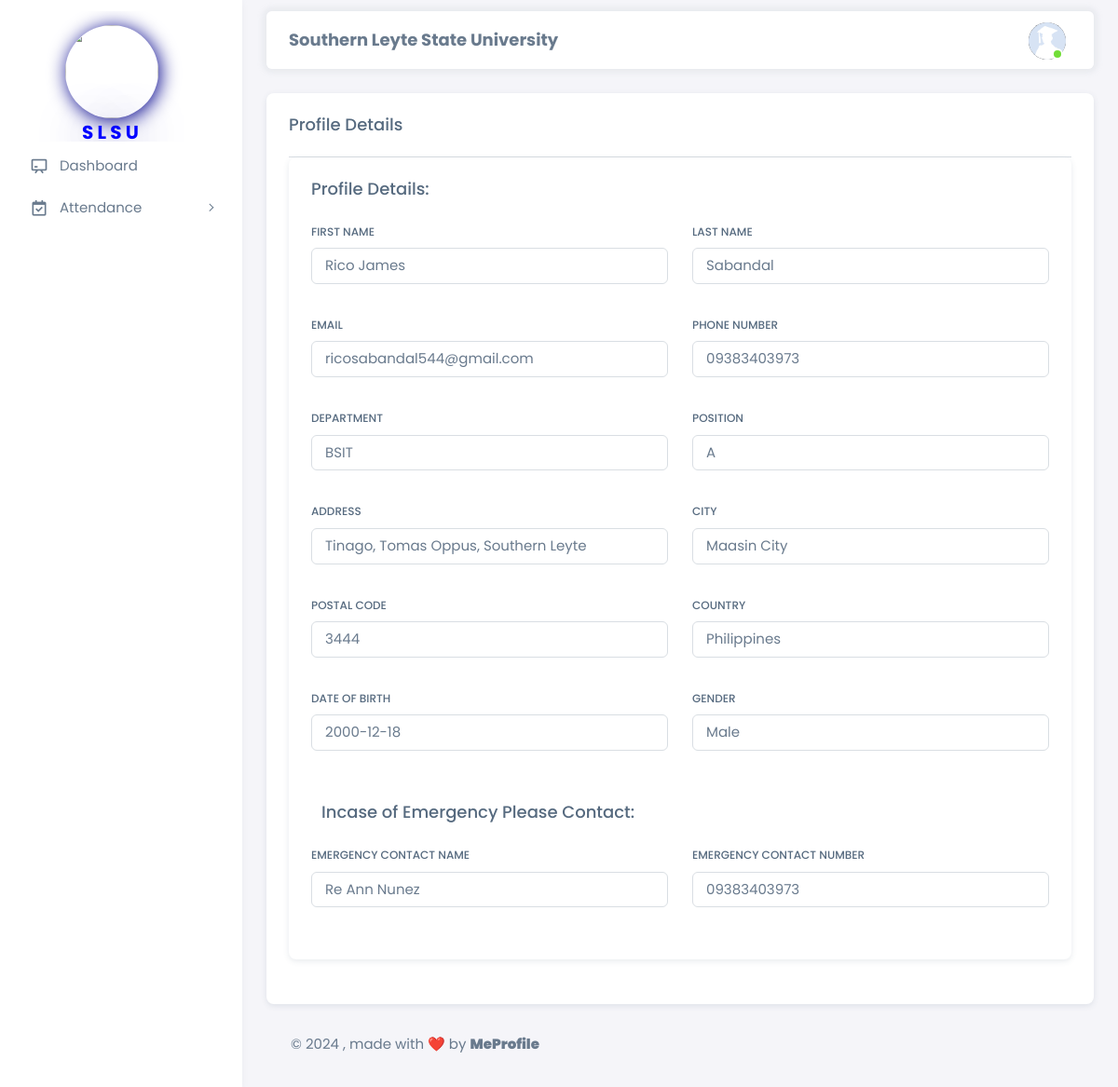
The app's page /html/student/student.php (signed in) with its own data.
### tables this page shows
CREATE TABLE `student_registration` (
  `student_id` int NOT NULL,
  `first_name` varchar(50) NOT NULL,
  `last_name` varchar(50) NOT NULL,
  `email` varchar(100) NOT NULL,
  `password` varchar(255) NOT NULL,
  `phone_number` varchar(15) DEFAULT NULL,
  `department` varchar(100) DEFAULT NULL,
  `year_level` int DEFAULT NULL,
  `section` varchar(50) DEFAULT NULL,
  `enrollment_date` timestamp NULL DEFAULT CURRENT_TIMESTAMP,
  `address` varchar(255) DEFAULT NULL,
  `city` varchar(100) DEFAULT NULL,
  `postal_code` varchar(20) DEFAULT NULL,
  `country` varchar(50) DEFAULT NULL,
  `date_of_birth` date DEFAULT NULL,
  `gender` varchar(10) DEFAULT NULL,
  `emergency_contact_name` varchar(100) DEFAULT NULL,
  `emergency_contact_number` varchar(15) DEFAULT NULL,
  `created_at` timestamp NULL DEFAULT CURRENT_TIMESTAMP,
  `updated_at` timestamp NULL DEFAULT CURRENT_TIMESTAMP ON UPDATE CURRENT_TIMESTAMP,
  `is_assigned` tinyint(1) NOT NULL DEFAULT '0'
);

### html/student/student.php (the view, shortened to what this page needs)
<?php
require '../config.php';
$student_id = $_SESSION['student_id'];
$sql = "SELECT * FROM student_registration WHERE student_id = ?";
$stmt = $conn->prepare($sql);
if ($stmt) {
    $stmt->bind_param("i", $student_id);
    $stmt->execute();
    $result = $stmt->get_result();
    if ($result->num_rows > 0) {
        $row = $result->fetch_assoc();
    } else {
        echo "Student not found";
    }
} else {
    echo "Database query failed";
}
?>
<!DOCTYPE html>
<html
  lang="en"
  class="light-style layout-menu-fixed"
  dir="ltr"
  data-theme="theme-default"
  data-assets-path="../assets/"
  data-template="vertical-menu-template-free"
>
  <head>
    <link rel="stylesheet" href="../../assets/vendor/fonts/boxicons.css" />
    <link rel="stylesheet" href="../../assets/vendor/css/core.css" class="template-customizer-core-css" />
    <link rel="stylesheet" href="../../assets/vendor/css/theme-default.css" class="template-customizer-theme-css" />
    <link rel="stylesheet" href="../../assets/css/demo.css" />
    <link rel="stylesheet" href="../../assets/vendor/libs/perfect-scrollbar/perfect-scrollbar.css" />
  </head>
  <body>
    <div class="layout-wrapper layout-content-navbar">
      <div class="layout-container">
        <aside id="layout-menu" class="layout-menu menu-vertical menu bg-menu-theme">
                <div class="app-brand demo" style=" padding: 70px;">
                    <div class="logo">
                        <img style="border-radius: 500px; box-shadow: 2px 2px 20px #00008b; margin-top: 30px; margin-bottom: 5px;" src="../../assets/img/avatars/logo.png" width="100" height="100" alt="">
                        <b>
                            <p style="font-size: 20px; color: blue; text-shadow: 2px 2px 50px #00008b; padding-left: 18px;">S L S U</p>
                        </b>
                    </div>
                </div>
                <ul class="menu-inner py-1">
                    <li class="menu-item">
                        <a href="dashboard.php" class="menu-link">
                            <i class="menu-icon tf-icons bx bx-chalkboard"></i>
                            <div data-i18n="Layouts">Dashboard</div>
                        </a>
                    </li>
                    <li class="menu-item">
                        <a href="javascript:void(0);" class="menu-link menu-toggle">
                            <i class="menu-icon tf-icons bx bx-calendar-check"></i>
                            <div data-i18n="Layouts">Attendance</div>
                        </a>
                    </li>
            </aside>
        <div class="layout-page">
          <nav
            class="layout-navbar container-xxl navbar navbar-expand-xl navbar-detached align-items-center bg-navbar-theme"
            id="layout-navbar"
          >
            <div class="navbar-nav-right d-flex align-items-center" id="navbar-collapse">
              <center>
                <p style="font-size: 18px; padding-top: 15px;"><b>Southern Leyte State University</b></p>
              </center>
              <ul class="navbar-nav flex-row align-items-center ms-auto">
                <li class="nav-item navbar-dropdown dropdown-user dropdown">
                  <a class="nav-link dropdown-toggle hide-arrow" href="javascript:void(0);" data-bs-toggle="dropdown">
                    <div class="avatar avatar-online">
                      <img src="../../assets/img/avatars/profile.png" alts class="w-px-40 h-auto rounded-circle" />
                    </div>
                  </a>
                </li>
              </ul>
            </div>
          </nav>
          <div class="content-wrapper">
            <div class="container-xxl flex-grow-1 container-p-y">
              <div class="row">
                <div class="col-md-12">
                  <div class="card mb-4">
                        <h5 class="card-header">Profile Details</h5>
                        <div class="card-body">
                            <div class="card mb-4">
                    <h5 class="card-header">Profile Details:</h5>
                    <div class="card-body">
                        <form action="#" id="formAccountSettings" method="POST">
                            <div class="row">
                                <div class="mb-3 col-md-6">
                                    <label for="firstName" class="form-label">First Name</label>
                                    <p class="form-control" id="firstName"><?php echo isset($row['first_name']) ? htmlspecialchars($row['first_name']) : ''; ?></p>
                                </div>
                                <div class="mb-3 col-md-6">
                                    <label for="lastName" class="form-label">Last Name</label>
                                    <p class="form-control" id="lastName"><?php echo isset($row['last_name']) ? htmlspecialchars($row['last_name']) : ''; ?></p>
                                </div>
                                <div class="mb-3 col-md-6">
                                    <label for="email" class="form-label">Email</label>
                                    <p class="form-control" id="email"><?php echo isset($row['email']) ? htmlspecialchars($row['email']) : ''; ?></p>
                                </div>
                                <div class="mb-3 col-md-6">
                                    <label for="phoneNumber" class="form-label">Phone Number</label>
                                    <p class="form-control" id="phoneNumber"><?php echo isset($row['phone_number']) ? htmlspecialchars($row['phone_number']) : ''; ?></p>
                                </div>
                                <div class="mb-3 col-md-6">
                                    <label for="department" class="form-label">Department</label>
                                    <p class="form-control" id="department"><?php echo isset($row['department']) ? htmlspecialchars($row['department']) : ''; ?></p>
                                </div>
                                <div class="mb-3 col-md-6">
                                    <label for="section" class="form-label">Position</label>
                                    <p class="form-control" id="section"><?php echo isset($row['section']) ? htmlspecialchars($row['section']) : ''; ?></p>
                                </div>
                                <div class="mb-3 col-md-6">
                                    <label for="address" class="form-label">Address</label>
                                    <p class="form-control" id="address"><?php echo isset($row['address']) ? htmlspecialchars($row['address']) : ''; ?></p>
                                </div>
                                <div class="mb-3 col-md-6">
                                    <label for="city" class="form-label">City</label>
                                    <p class="form-control" id="city"><?php echo isset($row['city']) ? htmlspecialchars($row['city']) : ''; ?></p>
                                </div>
                                <div class="mb-3 col-md-6">
                                    <label for="postalCode" class="form-label">Postal Code</label>
                                    <p class="form-control" id="postalCode"><?php echo isset($row['postal_code']) ? htmlspecialchars($row['postal_code']) : ''; ?></p>
                                </div>
                                <div class="mb-3 col-md-6">
                                    <label for="country" class="form-label">Country</label>
                                    <p class="form-control" id="country"><?php echo isset($row['country']) ? htmlspecialchars($row['country']) : ''; ?></p>
                                </div>
                                <div class="mb-3 col-md-6">
                                    <label for="dateOfBirth" class="form-label">Date of Birth</label>
                                    <p class="form-control" id="dateOfBirth"><?php echo isset($row['date_of_birth']) ? htmlspecialchars($row['date_of_birth']) : ''; ?></p>
                                </div>
                                <div class="mb-3 col-md-6">
                                    <label for="gender" class="form-label">Gender</label>
                                    <p class="form-control" id="gender"><?php echo isset($row['gender']) ? htmlspecialchars($row['gender']) : ''; ?></p>
                                </div>
                                <h5 class="card-header">Incase of Emergency Please Contact:</h5>
                                <div class="mb-3 col-md-6">
                                    <label for="emergencyContactName" class="form-label">Emergency Contact Name</label>
                                    <p class="form-control" id="emergencyContactName"><?php echo isset($row['emergency_contact_name']) ? htmlspecialchars($row['emergency_contact_name']) : ''; ?></p>
                                </div>
                                <div class="mb-3 col-md-6">
                                    <label for="emergencyContactNumber" class="form-label">Emergency Contact Number</label>
                                    <p class="form-control" id="emergencyContactNumber"><?php echo isset($row['emergency_contact_number']) ? htmlspecialchars($row['emergency_contact_number']) : ''; ?></p>
                                </div>
                            </div>
                        </form>
                    </div>
                </div>
                  </div>
                </div>
              </div>
            </div>
            <footer class="content-footer footer bg-footer-theme">
              <div class="container-xxl d-flex flex-wrap justify-content-between py-2 flex-md-row flex-column">
                <div class="mb-2 mb-md-0">
                  ©
                  , made with ❤️ by
                  <a href="https://www.facebook.com/james.jeager.3" target="_blank" class="footer-link fw-bolder">MeProfile</a>
                </div>
              </div>
            </footer>
          </div>
        </div>
      </div>
    </div>
  </body>
</html>

### assets/css/demo.css (style rules this page uses)
.menu .app-brand.demo { height: 64px; margin-top: 12px; }

### html/student/student.php (style rules this page uses)
body, h1, h2, h3, h4, h5, h6, p, a { font-family: 'Poppins', sans-serif; }

### records on screen
student_registration: first_name "Rico James", last_name "Sabandal", email "ricosabandal544@gmail.com", phone_number "09383403973", department "BSIT", section "A", address "Tinago, Tomas Oppus, Southern Leyte", city "Maasin City", postal_code "3444", country "Philippines", date_of_birth "2000-12-18", gender "Male", emergency_contact_name "Re Ann Nunez", emergency_contact_number "09383403973"
